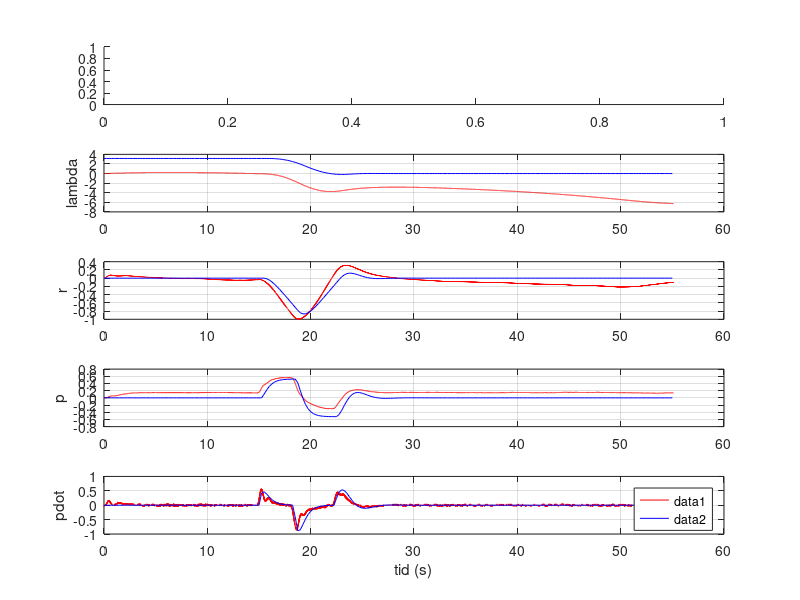

Write the MATLAB code that produced this figure.
% close all
clear
load('q=0k1.mat')
load ('t.mat')
load ('x1.mat')
load ('x2.mat')
load ('x3.mat')
load ('x4.mat')
% load ('fra_andre/u_q=10.mat')
time = data(1,:);
travel = data(2,:);
travel_rate = data(3,:);
pitch = data(4,:);
pitch_rate = data(5,:);
elevation = data(6,:);
elevation_rate = data(7,:);


stop = 55*501;

figure(1)

subplot(511)
% stairs(t,u),grid
subplot(512)
plot(time(1:stop),travel(1:stop),'r');
hold on 
plot(t,x1,'b'),grid
ylabel('lambda')

subplot(513)
plot(time(1:stop),travel_rate(1:stop),'r');
hold on 
plot(t,x2,'b'),grid
ylabel('r')

subplot(514)
plot(time(1:stop),pitch(1:stop),'r');
hold on 
plot(t,x3,'b'),grid
ylabel('p')

subplot(515)
plot(time(1:stop),pitch_rate(1:stop),'r');
hold on 
plot(t,x4,'b'),grid
xlabel('tid (s)'),ylabel('pdot')
legend()